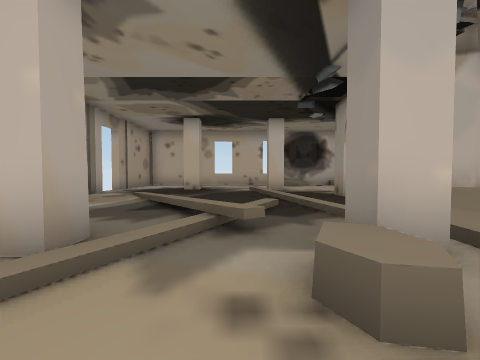
[1] (above)

12 first-person views from a walk through a 3-D level made in the Unity game engine. The camera is 0.68 m above the floor, tilts 2° down and sees 90° across. The floor is counted in squares, 1 m on a side. Each view is taken from the middle of a square. On the plan, view 1 faces up. The plan holds only what a view shows up to about 9 squares ahead; the rest is blank. The place goes on beyond the plan.

[2]
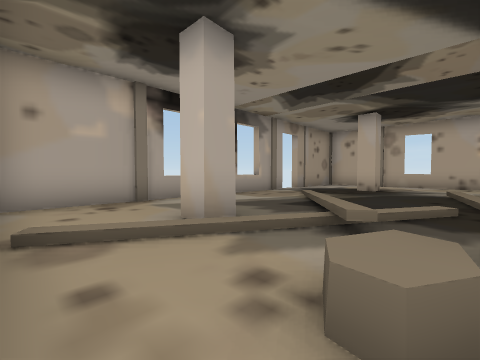

[3]
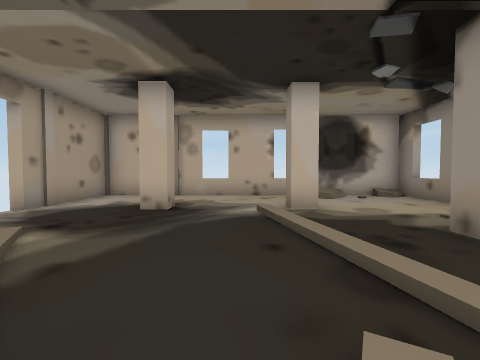

[4]
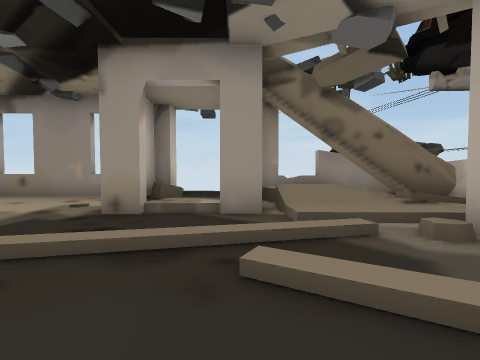

[5]
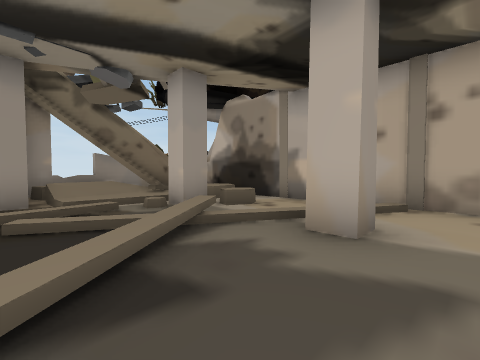

[6]
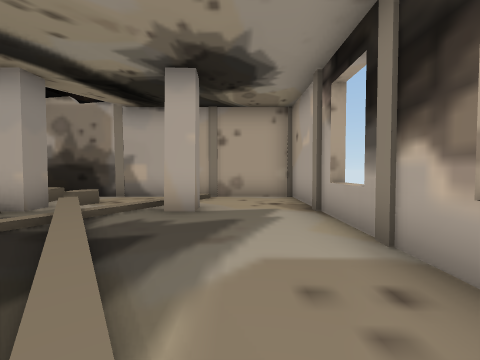

[7]
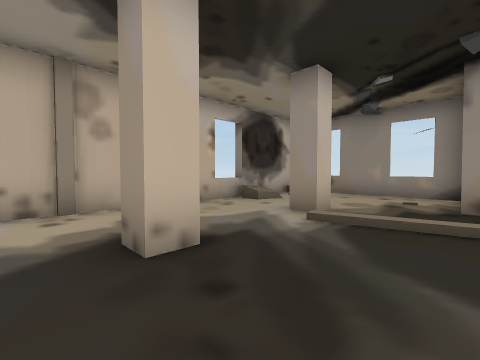

[8]
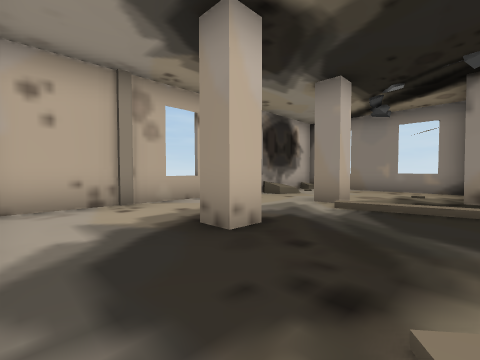

[9]
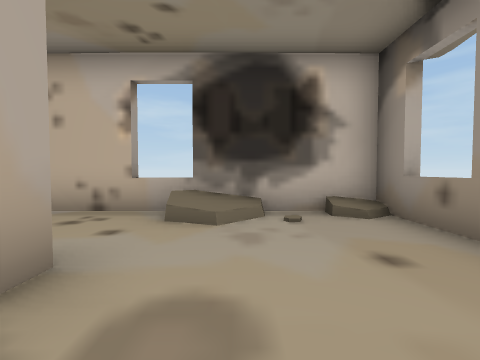

[10]
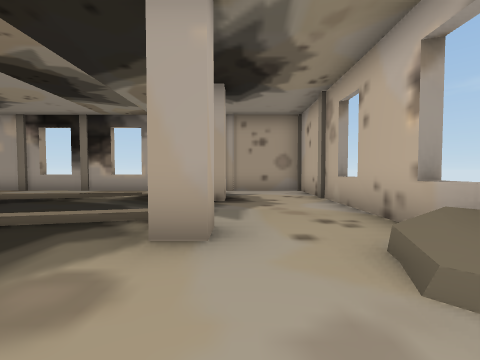

[11]
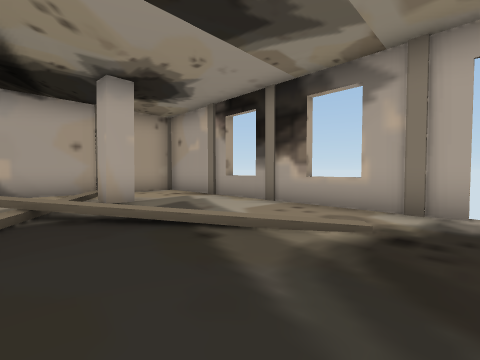

[12]
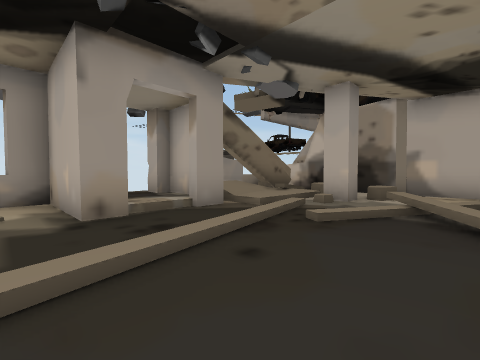

### Floor plan
Key: @ floor where view 1 was taken; # wall or solid block; . main floor; : floor 0.15 m higher than the main floor; / step, stairs or slope; = window, fence, low wall or low ledge; ^ raised ledge.
Columns run from 5 left of view 1 to 6 right of it. Each row starts with its distance up from view 1.
 13 ####### ###
 12 #.....#^=.##
 11 #......=...=
 10 #..........#
  9  ..#..#....#
  8  ...../....#
  7 #./.../.####
  6 ^../../.##
  5 #..//./.###
  4 #...=/./=##
  3 #....=./:/#
  2 #..#/.#####
  1 #..//.^##
  0 #../.@.#
 -1 ########

Where each view was taken, in squares from view 1:
view 1: 0 up, 0 right, facing up
view 2: 0 up, 1 right, facing up-left
view 3: 4 up, 0 right, facing up
view 4: 5 up, 1 left, facing right
view 5: 5 up, 3 left, facing down-right
view 6: 7 up, 3 left, facing down
view 7: 7 up, 3 left, facing up-right
view 8: 7 up, 4 left, facing up-right
view 9: 8 up, 3 right, facing up
view 10: 10 up, 4 right, facing left
view 11: 8 up, 0 right, facing down-left
view 12: 8 up, 1 left, facing down-right
